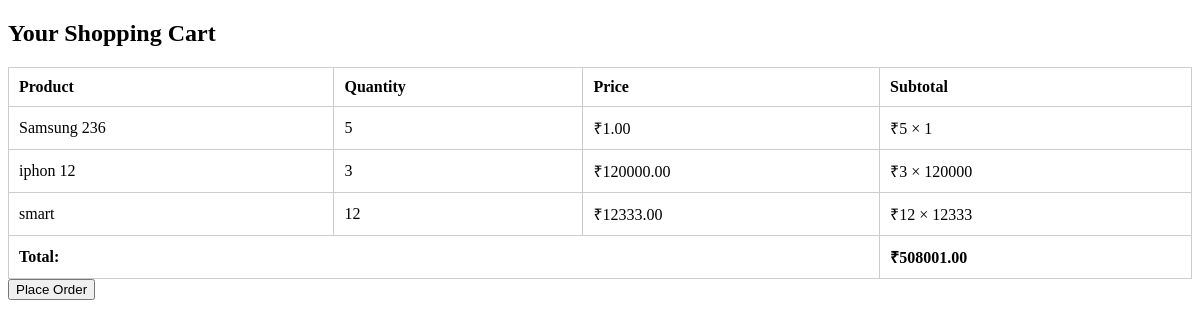
/cart/view/ (signed in), run on the app's committed database.
### cart/models.py (models this page shows, shortened)
class TempOrderItem(models.Model):
    temp_order = models.ForeignKey(TempOrder, on_delete=models.CASCADE, related_name='items')
    product = models.ForeignKey(Product, on_delete=models.CASCADE)
    quantity = models.PositiveIntegerField(default=1)
    price_at_time = models.DecimalField(max_digits=10, decimal_places=2)

### product/models.py (models this page shows, shortened)
class Product(models.Model):
    PRODUCT_TYPES = [
        ('TV', 'TV'),
        ('Speaker', 'Speaker'),
        ('Refrigerator', 'Refrigerator'),
        ('AC', 'AC'),
        ('MOBILE', 'MOBILE')
    ]
    id = models.UUIDField(primary_key=True, default=uuid.uuid4, editable=False, unique=True)
    product_type = models.ForeignKey(Product_type, on_delete=models.CASCADE)
    name = models.CharField(max_length=255)
    description = models.TextField()
    price = models.DecimalField(max_digits=10, decimal_places=2)
    brand = models.ForeignKey(Brand, on_delete=models.CASCADE)
    category = models.ForeignKey(Category, on_delete=models.CASCADE)
    cover_image = models.ImageField(upload_to="product_images/", null=True, blank=True)
    stock_quantity = models.PositiveIntegerField(default=0)
    release_date = models.DateField(null=True, blank=True)
    created_at = models.DateTimeField(auto_now_add=True)
    updated_at = models.DateTimeField(auto_now=True)
    dynamic_properties = models.JSONField(
        null=True,
        blank=True,
        help_text=("Store custom fields for each product type. "
                   "For example, a TV may have keys like 'screen_size', 'resolution', etc., "
                   "while a Speaker might have 'speaker_type' or 'connectivity'.")
    )
    class Meta:
        db_table = "products"

### cart/views.py (the view)
# urls.py: path('view/', views.cart_view, name='cart_view'),
@login_required
def cart_view(request):
    latest_order = TempOrder.objects.filter(user=request.user).order_by('-created_at').first()
    items = latest_order.items.all() if latest_order else []
    total = sum(item.price_at_time * item.quantity for item in items)
    return render(request, "cart/cart_view.html", {
        "items": items,
        "total": total,
    })

### templates/cart/cart_view.html (shortened to what this page needs)
<!DOCTYPE html>
<html>
<head>
</head>
<body>
    <h2>Your Shopping Cart</h2>
    {% if items %}
      <table>
        <tr>
          <th>Product</th><th>Quantity</th><th>Price</th><th>Subtotal</th>
        </tr>
        {% for item in items %}
        <tr>
          <td>{{ item.product.name }}</td>
          <td>{{ item.quantity }}</td>
          <td>₹{{ item.product.price }}</td>
          <td>₹{{ item.quantity|floatformat:2|floatformat }} × {{ item.product.price|floatformat:2|floatformat }}</td>
        </tr>
        {% endfor %}
        <tr class="total-row">
          <td colspan="3"><strong>Total:</strong></td>
          <td><strong>₹{{ total }}</strong></td>
        </tr>
      </table>
      <form method="post" action="{% url 'cart:confirm_cart' %}">
        <button type="submit" class="btn btn-success">Place Order</button>
      </form>
    {% else %}
      <div class="alert alert-info">Your cart is empty.</div>
    {% endif %}
</body>
</html>

### templates/cart/cart_view.html (style rules this page uses)
table { width: 100%; border-collapse: collapse; }
th, td { padding: 10px; border: 1px solid #ccc; text-align: left; }
.total-row { font-weight: bold; }

### data on the page
TempOrderItem: product.name "Samsung 236", quantity "5", product.price "1.00", product.price "1"
TempOrderItem: product.name "iphon 12", quantity "3", product.price "120000.00", product.price "120000"
TempOrderItem: product.name "smart", quantity "12", product.price "12333.00", product.price "12333"

### other printed values
{{ total }} "508001.00"
